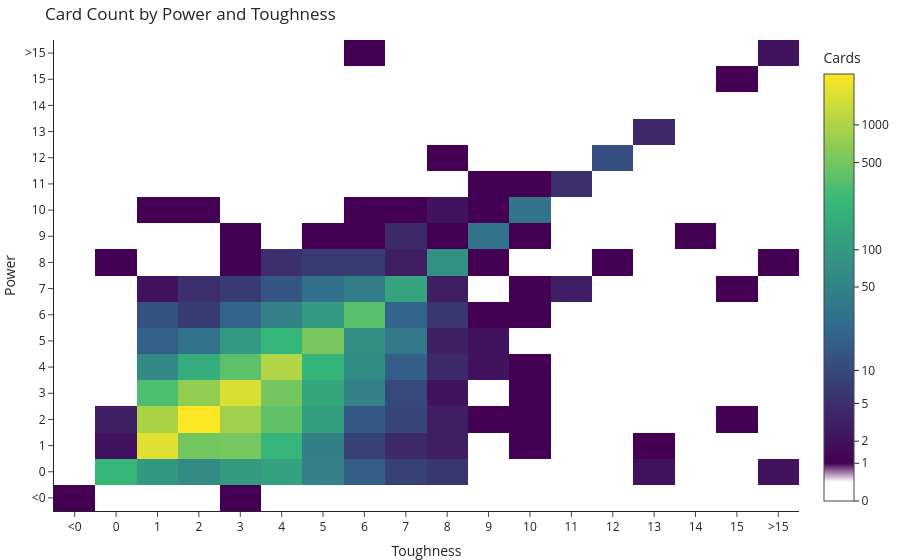

The notebook cell this image was saved under:
### Markdown cell above
## Power vs Toughness Heatmap

### Code cell
def plot_power_toughness_heatmap(df: pd.DataFrame) -> None:
    s = df.dropna(subset=['power', 'toughness']).copy()
    # Keep only integer values (drops *, 1+*, etc.)
    s = s[(s['power'] % 1 == 0) & (s['toughness'] % 1 == 0)]
    s['power'] = s['power'].astype(int)
    s['toughness'] = s['toughness'].astype(int)

    # Clip into edge buckets: -1 = "<0", 16 = ">15"
    s['power'] = s['power'].clip(-1, 16)
    s['toughness'] = s['toughness'].clip(-1, 16)

    # Build full grid so empty cells are 0 (not missing)
    vals = [-1] + list(range(0, 16)) + [16]
    grid = pd.DataFrame([(p, t) for p in vals for t in vals], columns=['power', 'toughness'])
    agg = s.groupby(['power', 'toughness']).size().reset_index(name='count')
    grid = grid.merge(agg, on=['power', 'toughness'], how='left').fillna(0).astype({'count': int})

    pivot = grid.pivot(index='power', columns='toughness', values='count').sort_index(ascending=True)
    x_vals = pivot.columns.tolist()
    y_vals = pivot.index.tolist()
    count_matrix = pivot.values

    # Log1p so 0→0, 1→log(2); normalise to [0,1]
    z = np.log1p(count_matrix)
    max_z = z.max()
    z_norm = z / max_z

    # White for 0 samples, sharp jump to Viridis at 1 sample
    one_sample_norm = np.log1p(1) / max_z
    colorscale = [
        [0.0,                     'white'],
        [one_sample_norm * 0.5,   'white'],
        [one_sample_norm,         '#440154'],  # Viridis purple
        [0.4,                     '#31688e'],
        [0.7,                     '#35b779'],
        [1.0,                     '#fde725'],
    ]

    # Colorbar ticks in original count space
    count_ticks = [c for c in [0, 1, 2, 5, 10, 50, 100, 500, 1000] if c <= count_matrix.max()]
    z_ticks = [np.log1p(c) / max_z for c in count_ticks]

    tick_labels = ['<0'] + [str(i) for i in range(0, 16)] + ['>15']

    def fmt_stat(v):
        if v == -1: return '<0'
        if v == 16: return '>15'
        return str(v)

    # Top 3 cards per cell by EDHREC rank
    top3 = (s.dropna(subset=['edhrec_rank'])
             .sort_values('edhrec_rank')
             .groupby(['power', 'toughness'])['name']
             .apply(lambda x: list(x.head(3)))
             .reset_index(name='top3'))
    top3_lookup = {(r.power, r.toughness): r.top3 for r in top3.itertuples()}

    def make_hover(i, j):
        p, t = y_vals[i], x_vals[j]
        count = count_matrix[i][j]
        label = f'{fmt_stat(p)}/{fmt_stat(t)}'
        lines = [f'<b>{label}</b>', f'Cards: {count}']
        for k, name in enumerate(top3_lookup.get((p, t), []), 1):
            lines.append(f'{k}. {name}')
        return '<br>'.join(lines)

    hover = [[make_hover(i, j) for j in range(len(x_vals))]
             for i in range(len(y_vals))]

    fig = go.Figure(go.Heatmap(
        z=z_norm,
        x=x_vals,
        y=y_vals,
        zsmooth=False,
        colorscale=colorscale,
        colorbar=dict(title='Cards', tickvals=z_ticks, ticktext=[str(c) for c in count_ticks]),
        text=hover,
        hovertemplate='%{text}<extra></extra>',
    ))
    fig.update_layout(
        title='Card Count by Power and Toughness',
        xaxis=dict(title='Toughness', tickvals=x_vals, ticktext=tick_labels),
        yaxis=dict(title='Power',     tickvals=y_vals, ticktext=tick_labels),
    )
    fig.show()

plot_power_toughness_heatmap(cards_df)

### Figure 1 — Plotly figure (JSON) as saved in the notebook; plotly's stock layout.template omitted (floating-point values rounded to 4 significant figures; data arrays with more than 128 entries replaced by an {"elided": "..."} marker saying what was removed)
{"data": [{"colorbar": {"ticktext": ["0", "1", "2", "5", "10", "50", "100", "500", "1000"], "tickvals": [0, 0.08837, 0.1401, 0.2284, 0.3057, 0.5013, 0.5884, 0.7926, 0.8808], "title": {"text": "Cards"}}, "colorscale": [[0, "white"], [0.04419, "white"], [0.08837, "#440154"], [0.4, "#31688e"], [0.7, "#35b779"], [1, "#fde725"]], "hovertemplate": "%{text}<extra></extra>", "text": {"elided": "18x18 str values"}, "type": "heatmap", "x": [-1, 0, 1, 2, 3, 4, 5, 6, 7, 8, 9, 10, 11, 12, 13, 14, 15, 16], "y": [-1, 0, 1, 2, 3, 4, 5, 6, 7, 8, 9, 10, 11, 12, 13, 14, 15, 16], "z": {"elided": "18x18 float values"}, "zsmooth": false}], "layout": {"title": {"text": "Card Count by Power and Toughness"}, "xaxis": {"ticktext": ["<0", "0", "1", "2", "3", "4", "5", "6", "7", "8", "9", "10", "11", "12", "13", "14", "15", ">15"], "tickvals": [-1, 0, 1, 2, 3, 4, 5, 6, 7, 8, 9, 10, 11, 12, 13, 14, 15, 16], "title": {"text": "Toughness"}}, "yaxis": {"ticktext": ["<0", "0", "1", "2", "3", "4", "5", "6", "7", "8", "9", "10", "11", "12", "13", "14", "15", ">15"], "tickvals": [-1, 0, 1, 2, 3, 4, 5, 6, 7, 8, 9, 10, 11, 12, 13, 14, 15, 16], "title": {"text": "Power"}}}}
